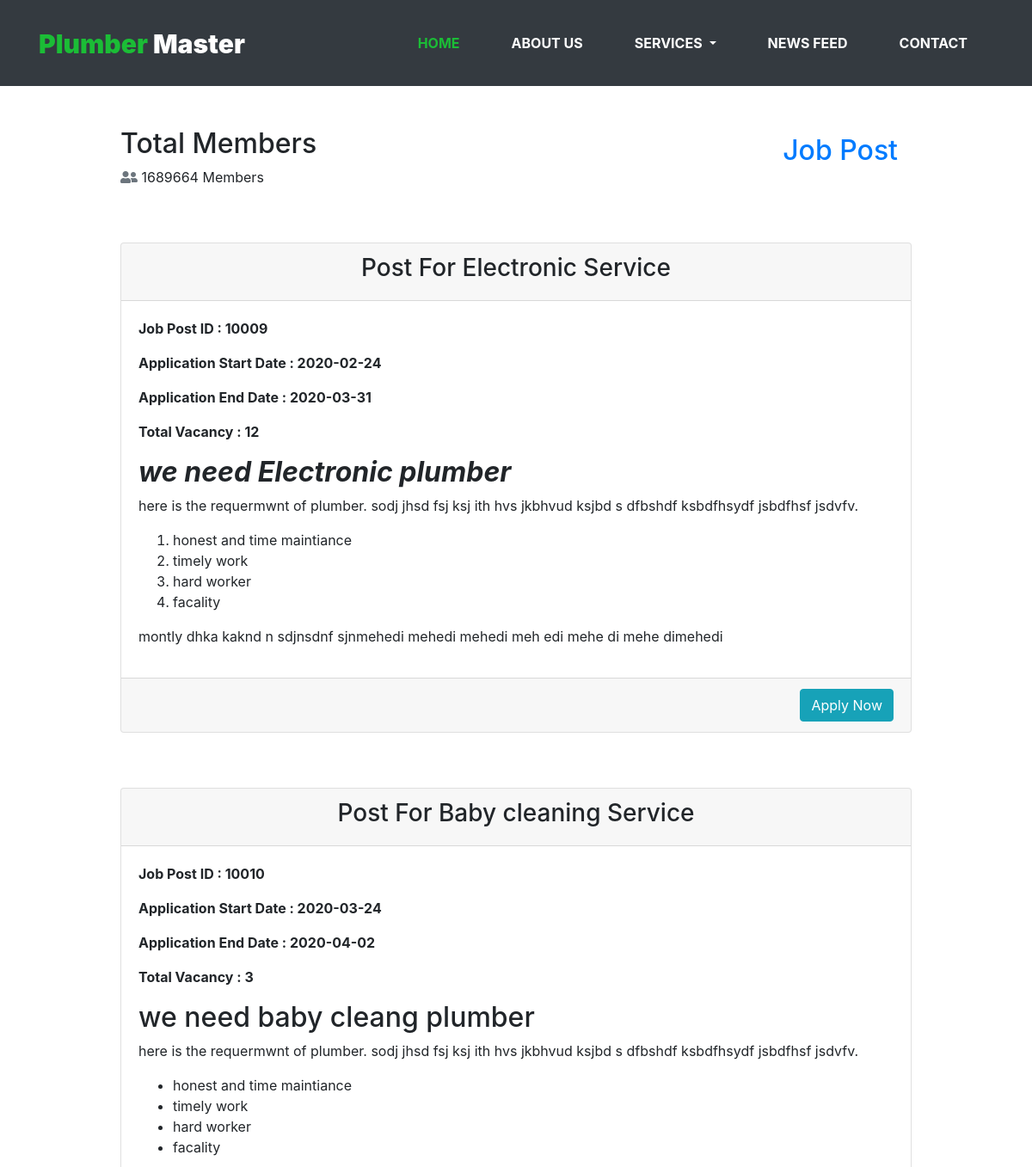
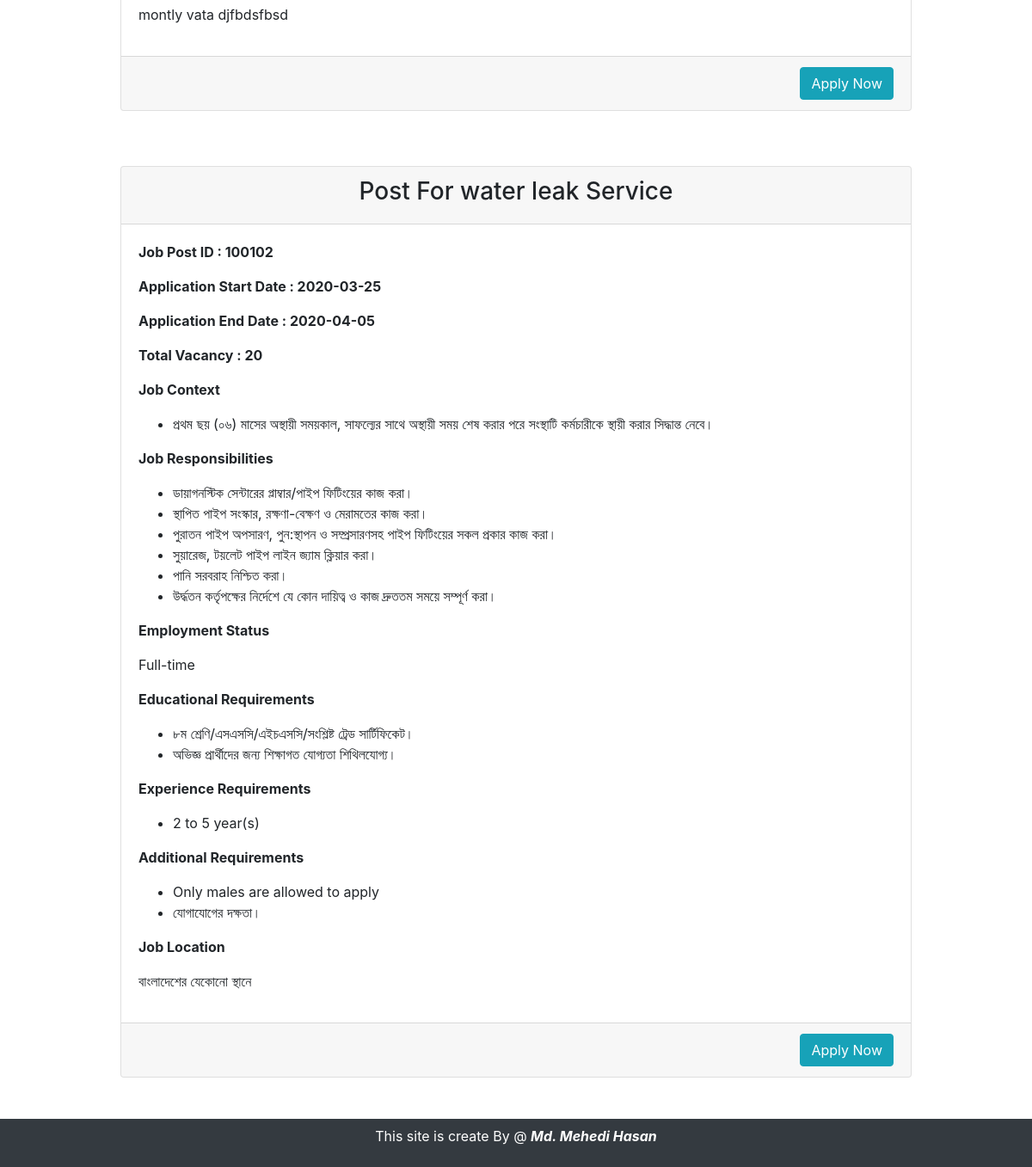
/job_post.php, run on the app's committed database (2 pictures, top to bottom).
### tables this page shows
CREATE TABLE `hire_post` (
  `id` int(11) NOT NULL,
  `service` varchar(255) NOT NULL,
  `application` text NOT NULL,
  `post_date` date NOT NULL,
  `post_end` date NOT NULL,
  `vacancy` int(11) NOT NULL,
  `status` int(11) NOT NULL
);

### job_post.php (the view, shortened to what this page needs)
<?php
include 'php/db_connect.php';
?>
<!DOCTYPE html>
<html lang="en">
<head>
    <link href="assets/css/bootstrap.min.css" rel="stylesheet" type="text/css"/>
    <link rel="stylesheet" href="assets/css/main.css" type="text/css"/>
    <link rel="stylesheet" href="assets/css/style.css" type="text/css">
    <link rel="stylesheet" href="https://use.fontawesome.com/releases/v5.7.1/css/all.css">
</head>
<body>
<header>
    <nav class="navbar navbar-expand-lg  bg-dark navbar-dark top-navbar" data-toggle="sticky-onscroll">
        <div class="container">
            <a href="#" class="navbar-brand"><h1><span>Plumber </span> Master</h1></a>
            <div class="collapse navbar-collapse" id="myMenu">
                <ul class="navbar-nav ml-auto">
                    <li class="nav-item"><a href="index.php" class="nav-link active ">HOME</a></li>
                    <li class="nav-item"><a href="" class="nav-link">About Us</a></li>
                    <li class="nav-item dropdown">
                        <a class="nav-link dropdown-toggle" href="#" id="navbarDropdown" role="button" data-toggle="dropdown" aria-haspopup="true" aria-expanded="false">
                            Services
                        </a>
                    </li>
                    <li class="nav-item"><a href="news_feed.php" class="nav-link"> News Feed</a></li>
                    <li class="nav-item"><a href="" class="nav-link">CONTACT</a></li>
                </ul>
            </div>
        </div>
    </nav>
</header>
<section class="newsfeed mb-5">
    <div class="container">
        <div class="row">
            <div class="col-md-10 mx-auto mt-5">
                <h2>Total Members <span class="float-right"><a href="job_post.php" class="nav-link">Job Post</a></span></h2>
                <span class="text-capitalize"><i class="fas fa-user-friends text-muted "></i> 1689664 members </span>
            </div>
            <?php
                $sql = "select * from hire_post WHERE status = 0";
                $res = mysqli_query($connect, $sql);
            ?>
            <?php while ($row = mysqli_fetch_assoc($res)){?>
                <div class="col-md-10 mx-auto mt-3">
                    <div class="card mt-5">
                        <div class="card-header">
                            <h3 class="text-center">Post For <?php echo $row['service']?> Service</h3>
                        </div>
                        <div class="card-body">
                            <p class="font-weight-bold">Job Post ID : <span class="text-black"><?php echo $row['id'];?></span></p>
                            <p class="font-weight-bold">Application Start Date : <span class="text-black"><?php echo $row['post_date'];?></span></p>
                            <p class="font-weight-bold">Application End Date : <span class="text-black"><?php echo $row['post_end'];?></span></p>
                            <p class="font-weight-bold">Total Vacancy : <span class="text-black"><?php echo $row['vacancy'];?></span></p>
                            <p class="font-weight-bold"> <span class="text-black"><?php echo $row['application'];?></span></p>
                        </div>
                        <div class="card-footer">
                            <a href="apply_form.php?job_post=<?php echo $row['id'];?>" class="btn btn-info float-right">Apply Now</a>
                        </div>
                    </div>
                </div>
            <?php }?>
        </div>
    </div>
</section>
<section class="fotter bg-dark">
    <div class="container">
        <div class="row">
            <div class="col-md-12 col-sm-12">
                <p class="text-center p-2 text-white">This site is create By @ <b> <i>Md. Mehedi Hasan</i></b></p>
            </div>
        </div>
    </div>
</section>
</body>
</html>

### assets/css/main.css (style rules this page uses)
header { width: 100%; z-index: 100; }
.navbar-brand h1 { color: #fff; font-size: 30px; font-weight: 900; padding-top: 10px; float: left; }
.navbar-brand h1 span { color: #1BBD36; }
#myMenu ul li { text-align: center; }
#myMenu ul li a { font-size: 16px; color: #fff; font-weight: 700; padding: 30px; text-transform: uppercase; }
#myMenu ul li a.active { color: #1BBD36; }

### job_post.php (style rules this page uses)
.sticky.is-sticky { position: fixed; left: 0; right: 0; top: 0; z-index: 1000; width: 100%; }

### data on the page
hire_post: service "Electronic", id "10009", post_date "2020-02-24", post_end "2020-03-31", vacancy "12", application "we need Electronic plumber here is the requermwnt of plumber. sodj jhsd fsj ksj ith hvs jkbhvud ksjbd s dfbshdf ksbdfhsydf jsbdfhsf jsdvfv. honest and time maintiance timely work hard worker facality montly dhka kaknd n sdjnsdnf sjnmehedi mehedi mehedi meh edi mehe di mehe dimehedi"
hire_post: service "Baby cleaning", id "10010", post_date "2020-03-24", post_end "2020-04-02", vacancy "3", application "we need baby cleang plumber here is the requermwnt of plumber. sodj jhsd fsj ksj ith hvs jkbhvud ksjbd s dfbshdf ksbdfhsydf jsbdfhsf jsdvfv. honest and time maintiance timely work hard worker facality montly vata djfbdsfbsd"
hire_post: service "water leak", id "100102", post_date "2020-03-25", post_end "2020-04-05", vacancy "20", application "Job Context প্রথম ছয় (০৬) মাসের অস্থায়ী সময়কাল, সাফল্যের সাথে অস্থায়ী সময় শেষ করার পরে সংস্থাটি কর্মচারীকে স্থায়ী করার সিদ্ধান্ত নেবে। Job Responsibilities ডায়াগনস্টিক সেন্টারের প্লাম্বার/পাইপ ফিটিংয়ের কাজ করা। স্থাপিত পাইপ সংস্কার, রক্ষণা-বেক্ষণ ও মেরামতের কাজ করা। পুরাতন পাইপ অপসারণ, পুন:স্থাপন ও সম্প্রসারণসহ পাইপ ফিটিংয়ের সকল প্রকার কাজ করা। সুয়ারেজ, টয়লেট পাইপ লাইন জ্যাম ক্লিয়ার করা। পানি সরবরাহ নিশ্চিত করা। উর্দ্ধতন কর্তৃপক্ষের নির্দেশে যে কোন দায়িত্ব ও কাজ দ্রুততম সময়ে সম্পূর্ণ করা। Employment Status Full-time Educational Requirements ৮ম শ্রেণি/এসএসসি/এইচএসসি/সংশ্লিষ্ট ট্রেড সার্টিফিকেট। অভিজ্ঞ প্রার্থীদের জন্য শিক্ষাগত যোগ্যতা শিথিলযোগ্য। Experience Requirements 2 to 5 year(s)…"
